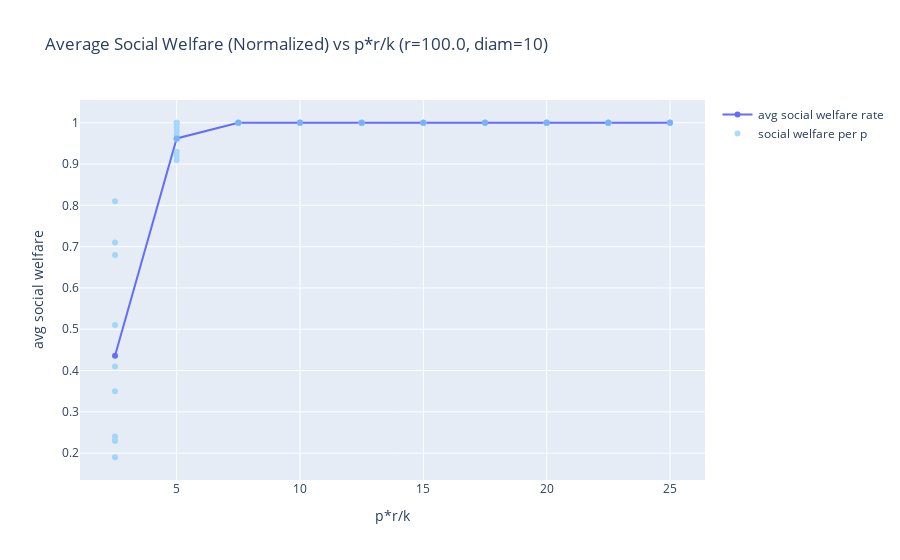
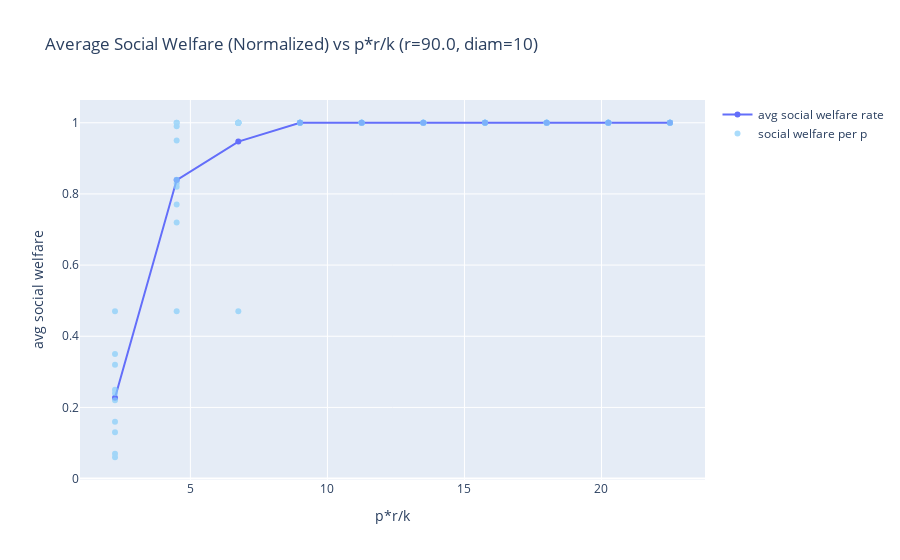
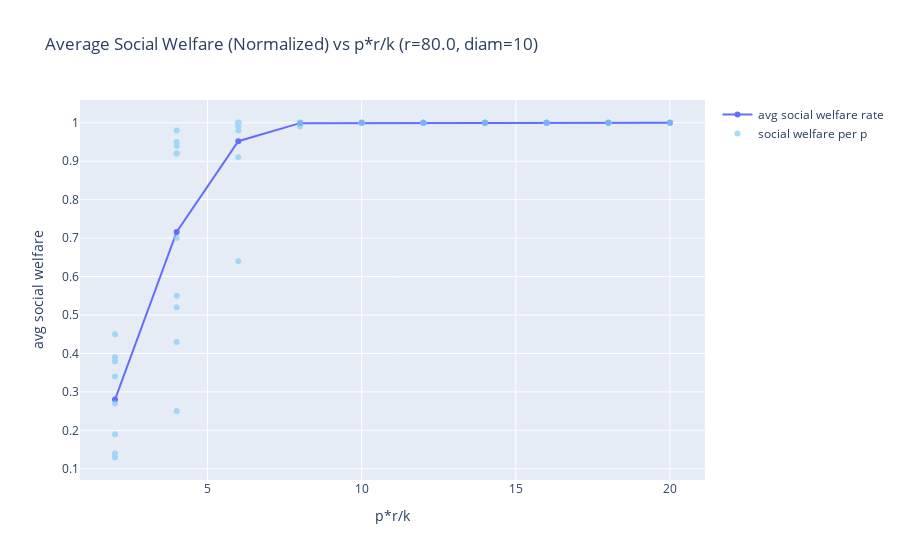
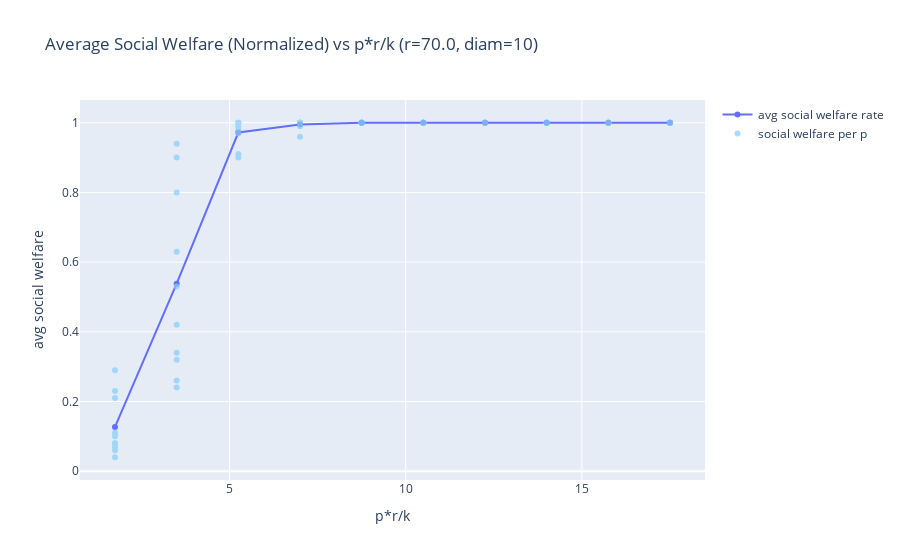

The code cell stored with these charts, in order, in its notebook:
### Markdown cell above
## Evenly distributed resources

### Code cell
run_sim(num_vertices, regularity, create_ws)

### Figure 1 — Plotly figure (JSON) as saved in the notebook; plotly's stock layout.template omitted (floating-point values rounded to 4 significant figures)
{"data": [{"hoverinfo": "skip", "mode": "lines+markers", "name": "avg social welfare rate", "type": "scatter", "x": [25, 22.5, 20, 17.5, 15, 12.5, 10.0, 7.5, 5.0, 2.5], "y": [1, 1, 1, 1, 1, 1, 1, 1, 0.962, 0.436]}, {"hoverinfo": "skip", "marker": {"color": "LightSkyBlue"}, "mode": "markers", "name": "social welfare per p", "opacity": 0.7, "type": "scatter", "x": [25, 25, 25, 25, 25, 25, 25, 25, 25, 25, 22.5, 22.5, 22.5, 22.5, 22.5, 22.5, 22.5, 22.5, 22.5, 22.5, 20, 20, 20, 20, 20, 20, 20, 20, 20, 20, 17.5, 17.5, 17.5, 17.5, 17.5, 17.5, 17.5, 17.5, 17.5, 17.5, 15, 15, 15, 15, 15, 15, 15, 15, 15, 15, 12.5, 12.5, 12.5, 12.5, 12.5, 12.5, 12.5, 12.5, 12.5, 12.5, 10.0, 10.0, 10.0, 10.0, 10.0, 10.0, 10.0, 10.0, 10.0, 10.0, 7.5, 7.5, 7.5, 7.5, 7.5, 7.5, 7.5, 7.5, 7.5, 7.5, 5.0, 5.0, 5.0, 5.0, 5.0, 5.0, 5.0, 5.0, 5.0, 5.0, 2.5, 2.5, 2.5, 2.5, 2.5, 2.5, 2.5, 2.5, 2.5, 2.5], "y": [1, 1, 1, 1, 1, 1, 1, 1, 1, 1, 1, 1, 1, 1, 1, 1, 1, 1, 1, 1, 1, 1, 1, 1, 1, 1, 1, 1, 1, 1, 1, 1, 1, 1, 1, 1, 1, 1, 1, 1, 1, 1, 1, 1, 1, 1, 1, 1, 1, 1, 1, 1, 1, 1, 1, 1, 1, 1, 1, 1, 1, 1, 1, 1, 1, 1, 1, 1, 1, 1, 1, 1, 1, 1, 1, 1, 1, 1, 1, 1, 1, 0.96, 0.93, 1, 0.97, 0.91, 0.98, 0.96, 0.99, 0.92, 0.71, 0.41, 0.35, 0.23, 0.51, 0.23, 0.81, 0.24, 0.68, 0.19]}], "layout": {"showlegend": true, "title": {"text": "Average Social Welfare (Normalized) vs p*r/k (r=100.0, diam=10)"}, "xaxis": {"title": {"text": "p*r/k"}}, "yaxis": {"title": {"text": "avg social welfare"}}}}

### Figure 2 — Plotly figure (JSON) as saved in the notebook; plotly's stock layout.template omitted (floating-point values rounded to 4 significant figures)
{"data": [{"hoverinfo": "skip", "mode": "lines+markers", "name": "avg social welfare rate", "type": "scatter", "x": [22.5, 20.25, 18, 15.75, 13.5, 11.25, 9.0, 6.75, 4.5, 2.25], "y": [1, 1, 1, 1, 1, 1, 1, 0.947, 0.839, 0.227]}, {"hoverinfo": "skip", "marker": {"color": "LightSkyBlue"}, "mode": "markers", "name": "social welfare per p", "opacity": 0.7, "type": "scatter", "x": [22.5, 22.5, 22.5, 22.5, 22.5, 22.5, 22.5, 22.5, 22.5, 22.5, 20.25, 20.25, 20.25, 20.25, 20.25, 20.25, 20.25, 20.25, 20.25, 20.25, 18, 18, 18, 18, 18, 18, 18, 18, 18, 18, 15.75, 15.75, 15.75, 15.75, 15.75, 15.75, 15.75, 15.75, 15.75, 15.75, 13.5, 13.5, 13.5, 13.5, 13.5, 13.5, 13.5, 13.5, 13.5, 13.5, 11.25, 11.25, 11.25, 11.25, 11.25, 11.25, 11.25, 11.25, 11.25, 11.25, 9.0, 9.0, 9.0, 9.0, 9.0, 9.0, 9.0, 9.0, 9.0, 9.0, 6.75, 6.75, 6.75, 6.75, 6.75, 6.75, 6.75, 6.75, 6.75, 6.75, 4.5, 4.5, 4.5, 4.5, 4.5, 4.5, 4.5, 4.5, 4.5, 4.5, 2.25, 2.25, 2.25, 2.25, 2.25, 2.25, 2.25, 2.25, 2.25, 2.25], "y": [1, 1, 1, 1, 1, 1, 1, 1, 1, 1, 1, 1, 1, 1, 1, 1, 1, 1, 1, 1, 1, 1, 1, 1, 1, 1, 1, 1, 1, 1, 1, 1, 1, 1, 1, 1, 1, 1, 1, 1, 1, 1, 1, 1, 1, 1, 1, 1, 1, 1, 1, 1, 1, 1, 1, 1, 1, 1, 1, 1, 1, 1, 1, 1, 1, 1, 1, 1, 1, 1, 1, 1, 1, 1, 1, 1, 1, 1, 1, 0.47, 1, 0.99, 0.95, 0.84, 0.83, 0.82, 0.47, 0.72, 1, 0.77, 0.24, 0.22, 0.16, 0.25, 0.06, 0.47, 0.32, 0.07, 0.35, 0.13]}], "layout": {"showlegend": true, "title": {"text": "Average Social Welfare (Normalized) vs p*r/k (r=90.0, diam=10)"}, "xaxis": {"title": {"text": "p*r/k"}}, "yaxis": {"title": {"text": "avg social welfare"}}}}

### Figure 3 — Plotly figure (JSON) as saved in the notebook; plotly's stock layout.template omitted (floating-point values rounded to 4 significant figures)
{"data": [{"hoverinfo": "skip", "mode": "lines+markers", "name": "avg social welfare rate", "type": "scatter", "x": [20, 18, 16, 14, 12, 10, 8.0, 6.0, 4.0, 2.0], "y": [1, 1, 1, 1, 1, 1, 0.999, 0.952, 0.716, 0.28]}, {"hoverinfo": "skip", "marker": {"color": "LightSkyBlue"}, "mode": "markers", "name": "social welfare per p", "opacity": 0.7, "type": "scatter", "x": [20, 20, 20, 20, 20, 20, 20, 20, 20, 20, 18, 18, 18, 18, 18, 18, 18, 18, 18, 18, 16, 16, 16, 16, 16, 16, 16, 16, 16, 16, 14, 14, 14, 14, 14, 14, 14, 14, 14, 14, 12, 12, 12, 12, 12, 12, 12, 12, 12, 12, 10, 10, 10, 10, 10, 10, 10, 10, 10, 10, 8.0, 8.0, 8.0, 8.0, 8.0, 8.0, 8.0, 8.0, 8.0, 8.0, 6.0, 6.0, 6.0, 6.0, 6.0, 6.0, 6.0, 6.0, 6.0, 6.0, 4.0, 4.0, 4.0, 4.0, 4.0, 4.0, 4.0, 4.0, 4.0, 4.0, 2.0, 2.0, 2.0, 2.0, 2.0, 2.0, 2.0, 2.0, 2.0, 2.0], "y": [1, 1, 1, 1, 1, 1, 1, 1, 1, 1, 1, 1, 1, 1, 1, 1, 1, 1, 1, 1, 1, 1, 1, 1, 1, 1, 1, 1, 1, 1, 1, 1, 1, 1, 1, 1, 1, 1, 1, 1, 1, 1, 1, 1, 1, 1, 1, 1, 1, 1, 1, 1, 1, 1, 1, 1, 1, 1, 1, 1, 1, 1, 0.99, 1, 1, 1, 1, 1, 1, 1, 1, 0.98, 1, 1, 1, 0.91, 0.99, 1, 1, 0.64, 0.92, 0.98, 0.52, 0.43, 0.25, 0.92, 0.7, 0.94, 0.55, 0.95, 0.27, 0.39, 0.34, 0.45, 0.13, 0.13, 0.19, 0.38, 0.14, 0.38]}], "layout": {"showlegend": true, "title": {"text": "Average Social Welfare (Normalized) vs p*r/k (r=80.0, diam=10)"}, "xaxis": {"title": {"text": "p*r/k"}}, "yaxis": {"title": {"text": "avg social welfare"}}}}

### Figure 4 — Plotly figure (JSON) as saved in the notebook; plotly's stock layout.template omitted (floating-point values rounded to 4 significant figures)
{"data": [{"hoverinfo": "skip", "mode": "lines+markers", "name": "avg social welfare rate", "type": "scatter", "x": [17.5, 15.75, 14, 12.25, 10.5, 8.75, 7.0, 5.25, 3.5, 1.75], "y": [1, 1, 1, 1, 1, 1, 0.995, 0.972, 0.538, 0.127]}, {"hoverinfo": "skip", "marker": {"color": "LightSkyBlue"}, "mode": "markers", "name": "social welfare per p", "opacity": 0.7, "type": "scatter", "x": [17.5, 17.5, 17.5, 17.5, 17.5, 17.5, 17.5, 17.5, 17.5, 17.5, 15.75, 15.75, 15.75, 15.75, 15.75, 15.75, 15.75, 15.75, 15.75, 15.75, 14, 14, 14, 14, 14, 14, 14, 14, 14, 14, 12.25, 12.25, 12.25, 12.25, 12.25, 12.25, 12.25, 12.25, 12.25, 12.25, 10.5, 10.5, 10.5, 10.5, 10.5, 10.5, 10.5, 10.5, 10.5, 10.5, 8.75, 8.75, 8.75, 8.75, 8.75, 8.75, 8.75, 8.75, 8.75, 8.75, 7.0, 7.0, 7.0, 7.0, 7.0, 7.0, 7.0, 7.0, 7.0, 7.0, 5.25, 5.25, 5.25, 5.25, 5.25, 5.25, 5.25, 5.25, 5.25, 5.25, 3.5, 3.5, 3.5, 3.5, 3.5, 3.5, 3.5, 3.5, 3.5, 3.5, 1.75, 1.75, 1.75, 1.75, 1.75, 1.75, 1.75, 1.75, 1.75, 1.75], "y": [1, 1, 1, 1, 1, 1, 1, 1, 1, 1, 1, 1, 1, 1, 1, 1, 1, 1, 1, 1, 1, 1, 1, 1, 1, 1, 1, 1, 1, 1, 1, 1, 1, 1, 1, 1, 1, 1, 1, 1, 1, 1, 1, 1, 1, 1, 1, 1, 1, 1, 1, 1, 1, 1, 1, 1, 1, 1, 1, 1, 1, 1, 1, 1, 1, 0.96, 1, 1, 0.99, 1, 1, 1, 0.97, 0.9, 0.91, 0.98, 1, 0.99, 0.97, 1, 0.42, 0.94, 0.63, 0.26, 0.32, 0.34, 0.9, 0.24, 0.53, 0.8, 0.04, 0.08, 0.1, 0.23, 0.11, 0.06, 0.21, 0.08, 0.07, 0.29]}], "layout": {"showlegend": true, "title": {"text": "Average Social Welfare (Normalized) vs p*r/k (r=70.0, diam=10)"}, "xaxis": {"title": {"text": "p*r/k"}}, "yaxis": {"title": {"text": "avg social welfare"}}}}
